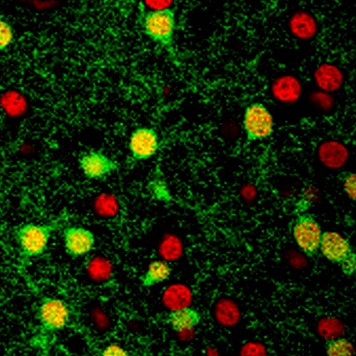
#> input picture Assignment 3 - Programming/Code/Python/Problem 3/Data/NeuronsImage.jpg, 356 x 356 px
$ python test1.py
#> lines starting #> are read from the running program, lines starting #| are printed output that depends on the picture
# -*- coding: utf-8 -*-
"""
Created on Sun Jan 24 16:27:12 2021

File name: NeuronIdentificationScript.py
Author: You!
Date: 2/23/2023

This is the main script for Problem 3 of the programming assignment in BMEG
257. This script has various "TODO" sections where you will be required
to fill in code. This script also relies on a number of functions that
% you need to develop in order to run properly.

@author: Calvin
"""

# Imports - tell python to load in other libraries that will be used
# You should not need to import anything else.
import numpy as np
import matplotlib.pyplot as plt
import matplotlib.image as img
from ImageCorrelation import ImageCorrelation
from ImageThresholding import ImageThresholding

# The main script
def main():

    #######################
    # PART 1 - Data Storage
    #######################
    # First let's load in the neural data
    image_neuron = img.imread( 'Data/NeuronsImage.jpg' );
#> image_neuron is the input picture: shape (356, 356, 3); mean R, G, B 20.4, 35.3, 4.3

    fig1 = plt.figure(1);
    fig1.clf()
    fig1 = plt.figure(1);
    fig1.clf()
    ax = fig1.add_subplot(1,3,1)
    plt.imshow(image_neuron[:, :, 0]);
    ax.set_title( 'Red Channel' );


    ax = fig1.add_subplot(1,3,2)
    plt.imshow(image_neuron[:, :, 1]);
    ax.set_title( 'Green Channel' );


    ax = fig1.add_subplot(1,3,3)
    plt.imshow(image_neuron[:, :, 2]);
    ax.set_title( 'Blue Channel' );
    plt.show() #Added to display all open figues
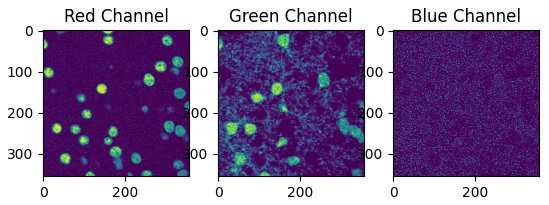
#> figure drawn by matplotlib, 3 panels


    ##########################################################################
    # 3.1 - TODO
    ##########################################################################
    # Use this space to explore the size of the image_neuron variable.
    print('The number of elements in image_neuron matrix is:', {image_neuron.size})
#| The number of elements in image_neuron matrix is: {380208}
    print('The dimensions for the image_neuron matrix is:',{image_neuron.shape})
#| The dimensions for the image_neuron matrix is: {(356, 356, 3)}


"""
The following code allows us to run this file as a script. Note, this not the
only way to do this, but the benefit of using this method is that all the
variables that are created as part of the script have local scope.
"""
if __name__ == "__main__":
    main()
